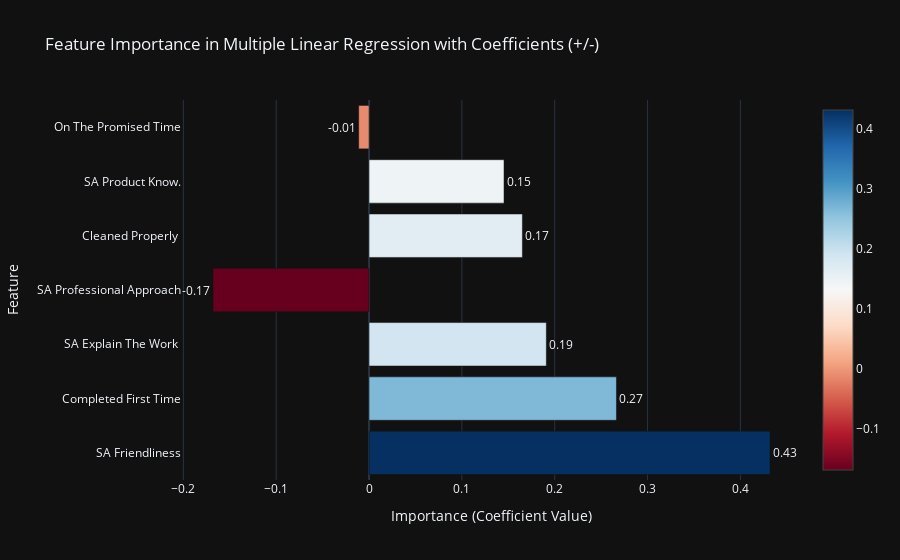

The code cell stored with this chart in its notebook:
### Code cell
# Step 7: Calculate Feature Importance based on coefficients (with signs)
feature_importance = lr.coef_

# Step 8: Create a DataFrame to hold feature names and their corresponding importance
# Replace the feature names with the actual names from your dataset
feature_names = X.columns
importance_df = pd.DataFrame({
    'Feature': feature_names,
    'Importance': feature_importance
})

# Sort the features by importance (by absolute value)
importance_df['Absolute Importance'] = importance_df['Importance'].abs()
importance_df = importance_df.sort_values(by='Absolute Importance', ascending=False)

# Step 9: Plot Feature Importance (with signs) using Plotly
fig = go.Figure()

# Add bars for the feature importance
fig.add_trace(go.Bar(
    y=importance_df['Feature'],
    x=importance_df['Importance'],
    orientation='h',  # Horizontal bar plot
    text=importance_df['Importance'].apply(lambda x: f'{x:.2f}'),
    textposition='outside',
    marker=dict(color=importance_df['Importance'], colorscale='RdBu', showscale=True)
))

# Customize layout
fig.update_layout(
    title='Feature Importance in Multiple Linear Regression with Coefficients (+/-)',
    xaxis_title='Importance (Coefficient Value)',
    yaxis_title='Feature',
    template='plotly_dark',
    showlegend=False
)

# Show the plot
fig.show()

### Figure 1 — Plotly figure (JSON) as saved in the notebook; plotly's stock layout.template omitted (floating-point values rounded to 4 significant figures)
{"data": [{"marker": {"color": [0.4319, 0.2665, 0.191, -0.1681, 0.1652, 0.1454, -0.01116], "colorscale": [[0, "rgb(103,0,31)"], [0.1, "rgb(178,24,43)"], [0.2, "rgb(214,96,77)"], [0.3, "rgb(244,165,130)"], [0.4, "rgb(253,219,199)"], [0.5, "rgb(247,247,247)"], [0.6, "rgb(209,229,240)"], [0.7, "rgb(146,197,222)"], [0.8, "rgb(67,147,195)"], [0.9, "rgb(33,102,172)"], [1, "rgb(5,48,97)"]], "showscale": true}, "orientation": "h", "text": ["0.43", "0.27", "0.19", "-0.17", "0.17", "0.15", "-0.01"], "textposition": "outside", "type": "bar", "x": [0.4319, 0.2665, 0.191, -0.1681, 0.1652, 0.1454, -0.01116], "y": ["SA Friendliness", "Completed First Time", "SA Explain The Work ", "SA Professional Approach", "Cleaned Properly ", "SA Product Know.", "On The Promised Time"]}], "layout": {"showlegend": false, "title": {"text": "Feature Importance in Multiple Linear Regression with Coefficients (+/-)"}, "xaxis": {"title": {"text": "Importance (Coefficient Value)"}}, "yaxis": {"title": {"text": "Feature"}}}}
